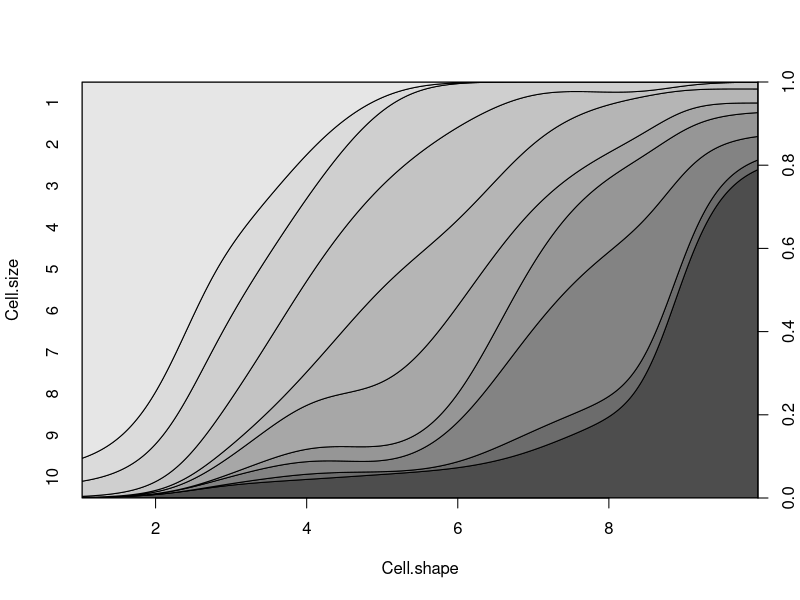
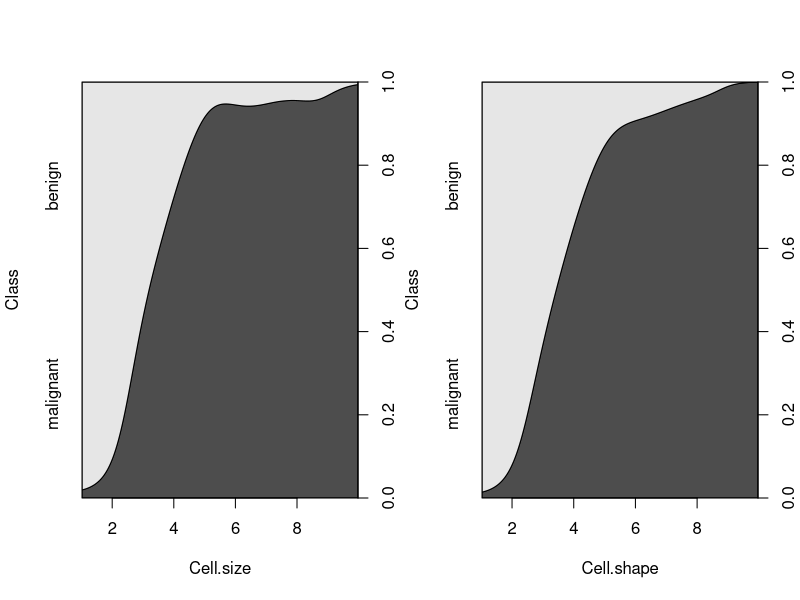
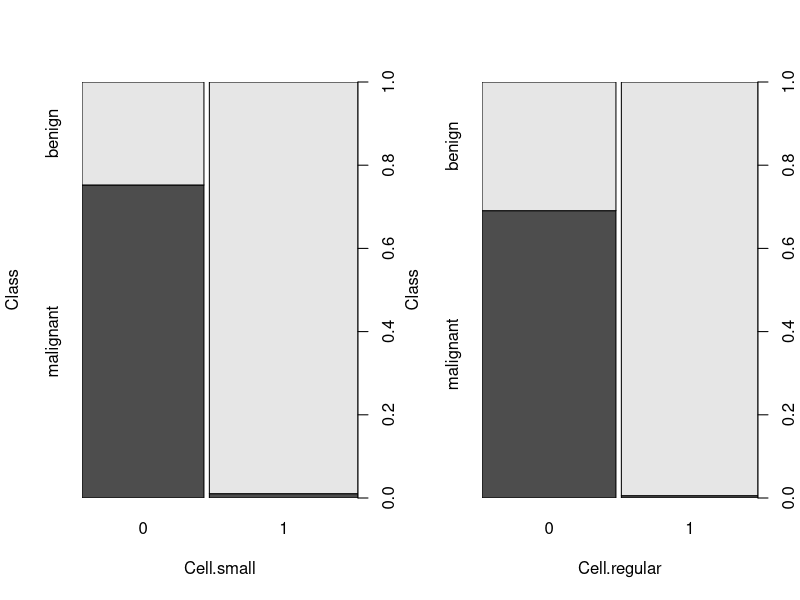
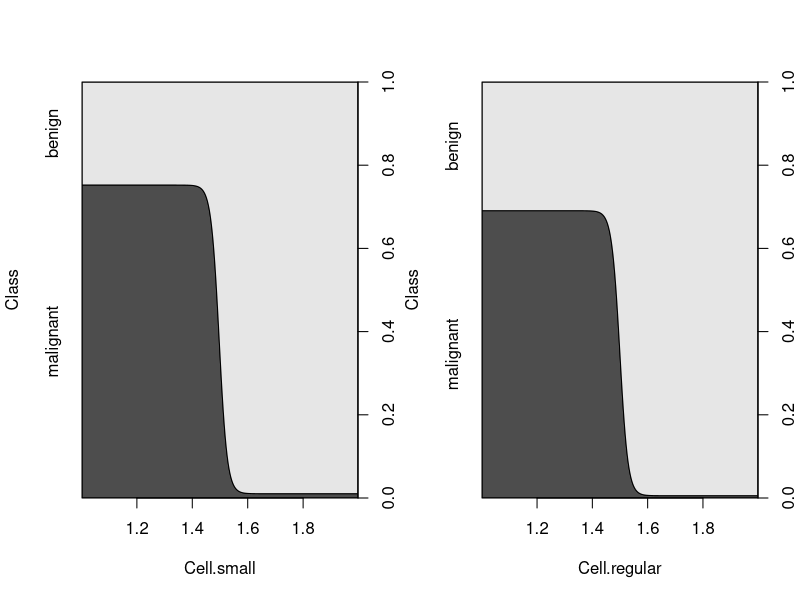

Here is the R script that generated these plots, in order:
## ---- chunk 1
# your code here
if (!require("mlbench")){
  install.packages("mlbench")
}

data("BreastCancer")
as.data.frame(BreastCancer)
str(BreastCancer)
head(BreastCancer)
percent <- summary(BreastCancer$Class)/699*100

print(paste('The percentages of the benign class is: ', percent[1]))
print(paste('The percentages of the malignant class is: ', percent[2]))

## ---- chunk 2
# your code here

glm0 <- glm(BreastCancer$Class~BreastCancer$Cell.size+BreastCancer$Cell.shape, data=BreastCancer, family = binomial)
summary(glm0)
## ---- chunk 3
# BreastCancer$Cell.small column
BreastCancer$Cell.small <- 0
BreastCancer$Cell.small[BreastCancer$Cell.size == 1] <- 1
BreastCancer$Cell.small <- factor(BreastCancer$Cell.small)
## ---- chunk 4
# BreastCancer$Cell.regular column
BreastCancer$Cell.regular <- 0
BreastCancer$Cell.regular[BreastCancer$Cell.shape == 1] <- 1
BreastCancer$Cell.regular <- factor(BreastCancer$Cell.regular)

summary(BreastCancer$Cell.size)
summary(BreastCancer$Cell.shape)

summary(BreastCancer$Cell.small)
summary(BreastCancer$Cell.regular)



## ---- chunk 5
# your code 

attach(BreastCancer)
cdplot(Cell.size~Cell.shape)


par(mfrow=c(1,2))
cdplot(Class~Cell.size)
cdplot(Class~Cell.shape)
detach(BreastCancer)
## ---- chunk 6
# plots here

attach(BreastCancer)
par(mfrow=c(1,2))
plot(Class~Cell.small, xlab = "Cell.small", ylab = "Class")
plot(Class~Cell.regular, xlab = "Cell.regular", ylab = "Class")

par(mfrow=c(1,2))
cdplot(Class~Cell.small)
cdplot(Class~Cell.regular)

# calculate the percentage of malignant observations that are small

small <- c(
nrow(BreastCancer[BreastCancer$Cell.small=="0",])/nrow(BreastCancer),
nrow(BreastCancer[BreastCancer$Cell.small=="1",])/nrow(BreastCancer)
)


regular <- c(
nrow(BreastCancer[BreastCancer$Cell.regular=="0",])/nrow(BreastCancer),
nrow(BreastCancer[BreastCancer$Cell.regular=="1",])/nrow(BreastCancer)
)


detach(BreastCancer)
## ---- chunk 7
# calculations and output here
print("Prior probability, small=no, small=yes:")
small

print("Prior probability, regular=no, regular=yes:")
regular
## ---- chunk 8
# your code here
set.seed(1234)
i <- sample(1:nrow(BreastCancer), .80*nrow(BreastCancer), replace=FALSE)
train <- BreastCancer[i,]
test <- BreastCancer[-i,]
## ---- chunk 9
# your code here
glm1 <- glm(BreastCancer$Class~BreastCancer$Cell.small+BreastCancer$Cell.regular, data=train, family=binomial)
summary(glm1)
## ---- chunk 10
# your code here
probs <- predict(glm1, newdata=test, type="response")
pred <- ifelse(probs>0.5, 2, 1)

# calculate and ouput accuracy
acc <- mean(pred==as.integer(test$Class))
print(paste("glm1 accuracy = ", acc))

library(caret) 
#confusionMatrix(as.factor(pred),reference=test$Class)
 
## ---- chunk 11
# your code here

## ---- chunk 12
# your code here
## ---- chunk 13
# your code here
## ---- chunk 14
# your code here
